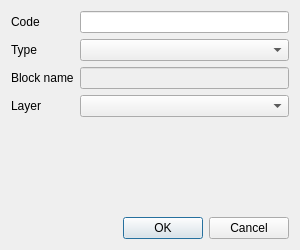
<?xml version="1.0" encoding="UTF-8"?>
<ui version="4.0">
 <class>TT_DialogCodeAdd</class>
 <widget class="QDialog" name="TT_DialogCodeAdd">
  <property name="geometry">
   <rect>
    <x>0</x>
    <y>0</y>
    <width>300</width>
    <height>250</height>
   </rect>
  </property>
  <property name="windowTitle">
   <string>Add a code</string>
  </property>
  <layout class="QVBoxLayout" name="verticalLayout">
   <item>
    <layout class="QGridLayout" name="gridLayout">
     <item row="0" column="0">
      <widget class="QLabel" name="lb_code">
       <property name="text">
        <string>Code</string>
       </property>
      </widget>
     </item>
     <item row="0" column="1">
      <widget class="QLineEdit" name="le_code"/>
     </item>
     <item row="1" column="0">
      <widget class="QLabel" name="lb_type">
       <property name="text">
        <string>Type</string>
       </property>
      </widget>
     </item>
     <item row="1" column="1">
      <widget class="QComboBox" name="cb_type"/>
     </item>
     <item row="2" column="0">
      <widget class="QLabel" name="lb_blockName">
       <property name="text">
        <string>Block name</string>
       </property>
      </widget>
     </item>
     <item row="2" column="1">
      <widget class="QLineEdit" name="le_blockName">
       <property name="enabled">
        <bool>false</bool>
       </property>
      </widget>
     </item>
     <item row="3" column="0">
      <widget class="QLabel" name="lb_layer">
       <property name="text">
        <string>Layer</string>
       </property>
      </widget>
     </item>
     <item row="3" column="1">
      <widget class="QComboBox" name="cb_layer"/>
     </item>
    </layout>
   </item>
   <item>
    <spacer name="verticalSpacer">
     <property name="orientation">
      <enum>Qt::Orientation::Vertical</enum>
     </property>
     <property name="sizeHint" stdset="0">
      <size>
       <width>20</width>
       <height>40</height>
      </size>
     </property>
    </spacer>
   </item>
   <item>
    <widget class="QDialogButtonBox" name="buttonBox">
     <property name="orientation">
      <enum>Qt::Orientation::Horizontal</enum>
     </property>
     <property name="standardButtons">
      <set>QDialogButtonBox::StandardButton::Cancel|QDialogButtonBox::StandardButton::Ok</set>
     </property>
    </widget>
   </item>
  </layout>
 </widget>
 <tabstops>
  <tabstop>le_code</tabstop>
  <tabstop>cb_type</tabstop>
  <tabstop>le_blockName</tabstop>
  <tabstop>cb_layer</tabstop>
 </tabstops>
 <resources/>
 <connections>
  <connection>
   <sender>buttonBox</sender>
   <signal>accepted()</signal>
   <receiver>TT_DialogCodeAdd</receiver>
   <slot>slot_validateInputs()</slot>
   <hints>
    <hint type="sourcelabel">
     <x>248</x>
     <y>254</y>
    </hint>
    <hint type="destinationlabel">
     <x>157</x>
     <y>274</y>
    </hint>
   </hints>
  </connection>
  <connection>
   <sender>buttonBox</sender>
   <signal>rejected()</signal>
   <receiver>TT_DialogCodeAdd</receiver>
   <slot>reject()</slot>
   <hints>
    <hint type="sourcelabel">
     <x>316</x>
     <y>260</y>
    </hint>
    <hint type="destinationlabel">
     <x>286</x>
     <y>274</y>
    </hint>
   </hints>
  </connection>
  <connection>
   <sender>cb_type</sender>
   <signal>currentIndexChanged(int)</signal>
   <receiver>TT_DialogCodeAdd</receiver>
   <slot>slot_cbTypeCurrentIndexChanged()</slot>
   <hints>
    <hint type="sourcelabel">
     <x>194</x>
     <y>56</y>
    </hint>
    <hint type="destinationlabel">
     <x>149</x>
     <y>124</y>
    </hint>
   </hints>
  </connection>
 </connections>
 <slots>
  <slot>slot_cbTypeCurrentIndexChanged()</slot>
  <slot>slot_validateInputs()</slot>
 </slots>
</ui>
